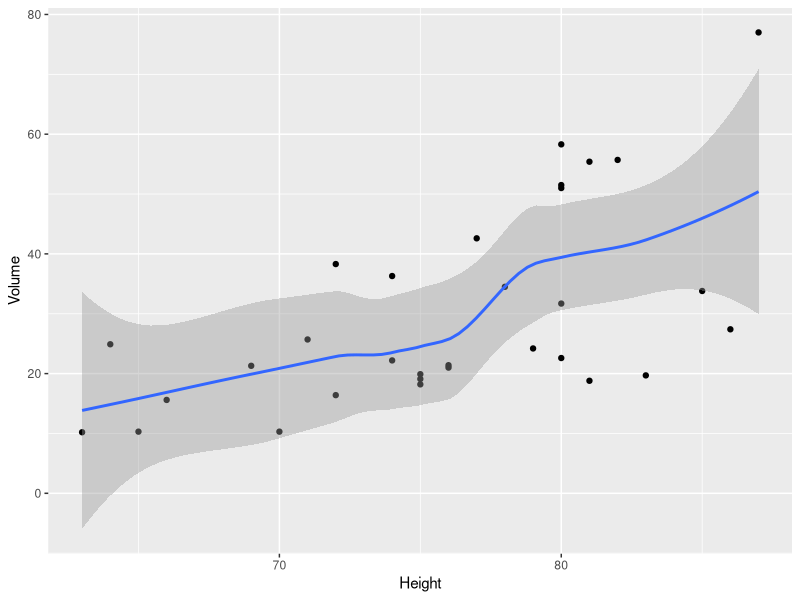
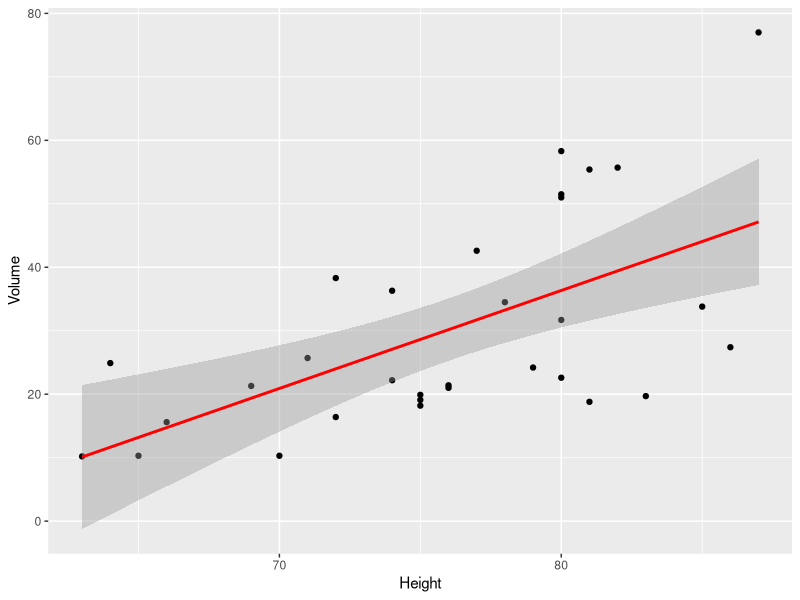
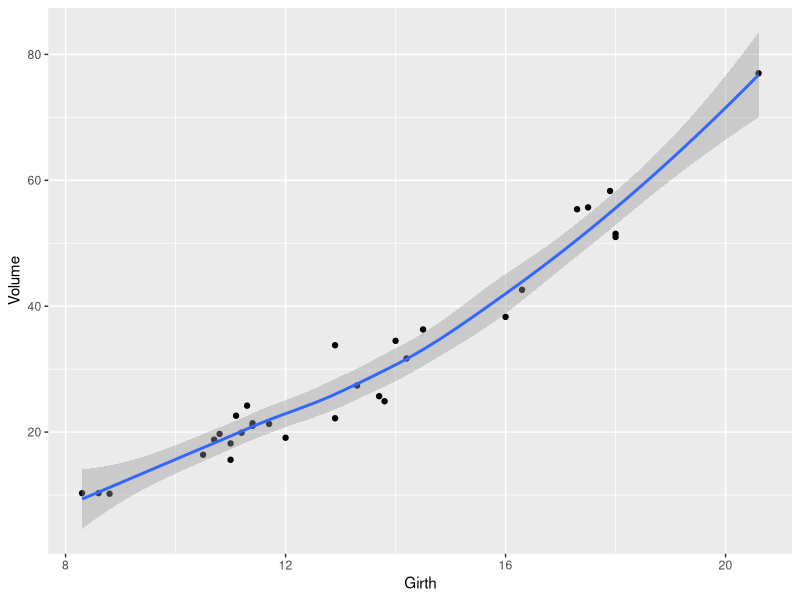
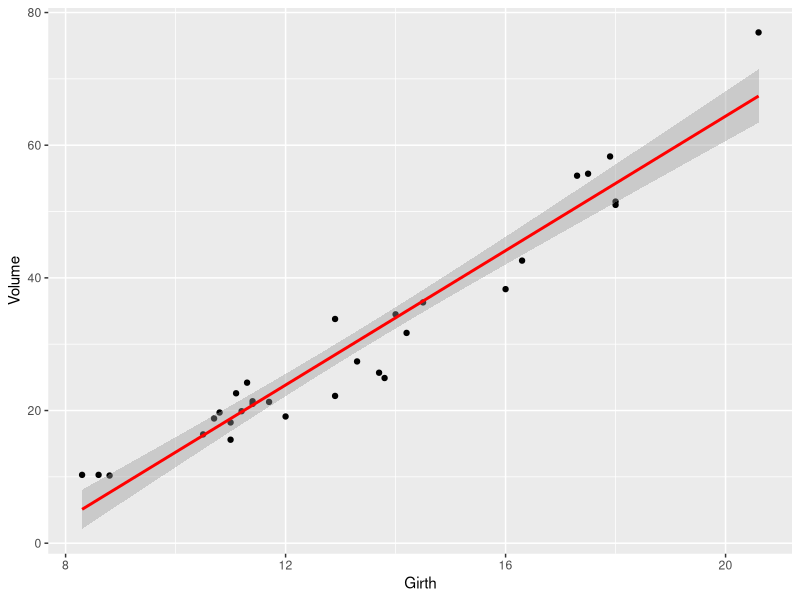
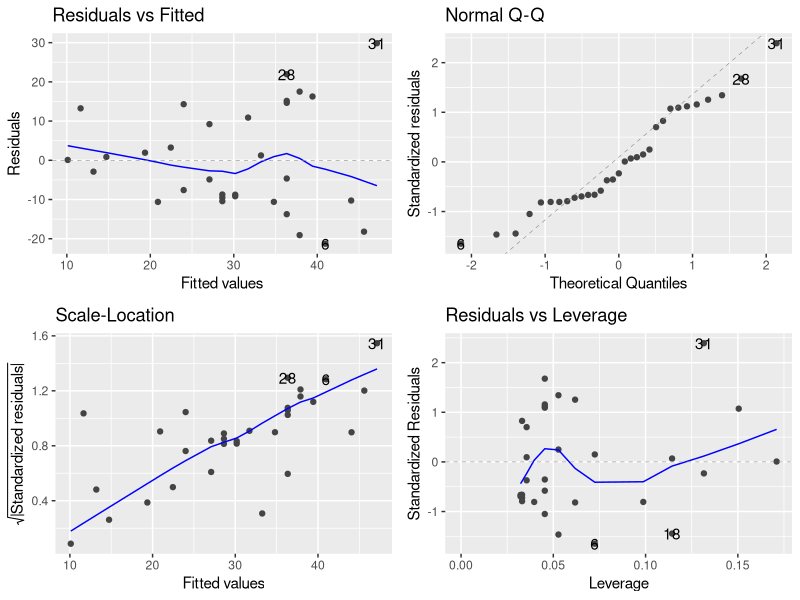
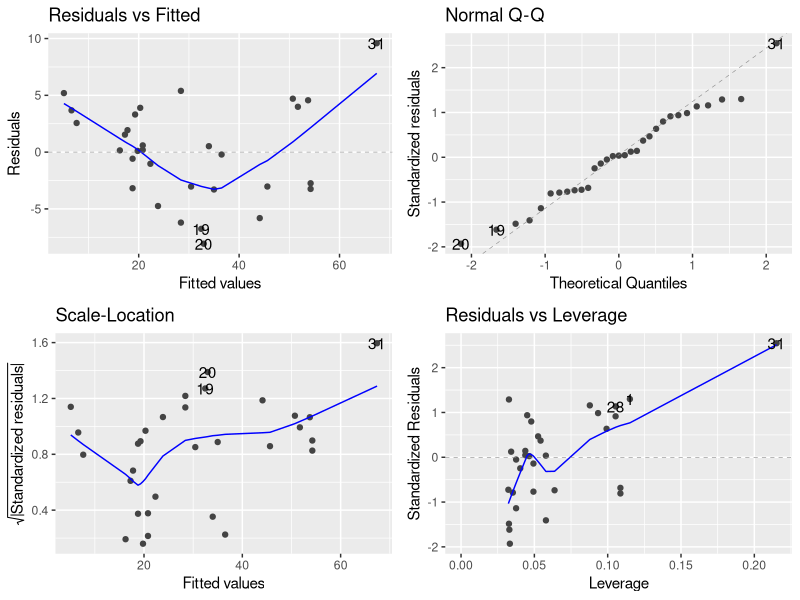
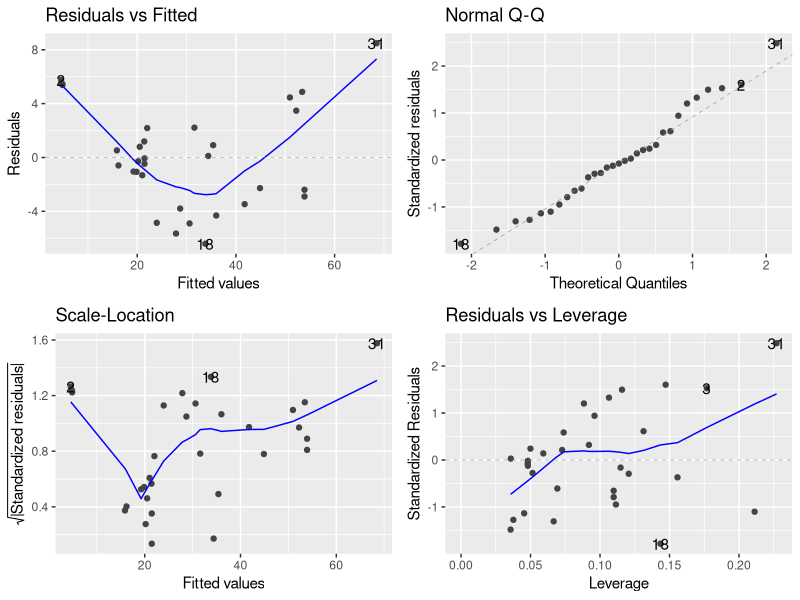
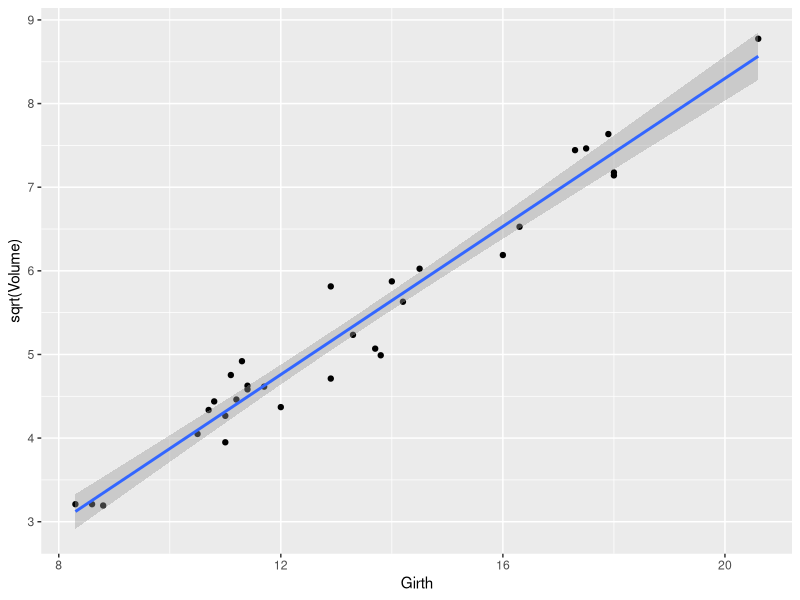

Write R code to recreate these figures, in order.
## ---- chunk 1
knitr::opts_chunk$set(echo = TRUE)
## ---- chunk 2
# inspect the dataset
head(trees)
str(trees)
## ---- chunk 3
## lm #####################################################################
# create linear models & check summaries

# Height
# tree_lm = lm(trees$Volume ~ trees$Height) # equivalent, harder to read
tree_lm1 = lm(Volume ~ Height, data = trees)
summary(tree_lm1)

# Girth
tree_lm2 = lm(Volume ~ Girth, data = trees)
summary(tree_lm2)

# Height + Girth
tree_lm3 = lm(Volume ~ Height + Girth, data = trees)
summary(tree_lm3)
## ---- chunk 4
# load the ggplot library
library(ggplot2)

###################################################################################
## 1) create a plot of Volume ~ Height using ggplot

# a) simple plot -- show the data points + a smoothened line
ggplot(trees, aes(x=Height, y=Volume))+
    geom_point() +
    geom_smooth()

# b) plot datapoints with linear regression line, in RED
ggplot(trees, aes(x=Height, y=Volume))+
    geom_point() +
    stat_smooth(method="lm", col="red")


###################################################################################
## 2) plot Volume ~ Girth

# a) simple plot -- datapoints and smoothened line
ggplot(trees, aes(x=Girth, y=Volume))+
    geom_point() +
    geom_smooth()

# b) plot datapoints with linear regression line, in RED
ggplot(trees, aes(x=Girth, y=Volume))+
    geom_point() +
    stat_smooth(method="lm", col="red")

## ---- chunk 5
# load the ggfortigy library
# install.packages("ggfortify") -- uncomment if you haven't already loaded the package
library(ggfortify)

# use autoplot to check on the different models
autoplot(tree_lm1)
autoplot(tree_lm2)
autoplot(tree_lm3)
## ---- chunk 6
# make a linear model and look at the summary
model = lm(sqrt(Volume) ~ Girth, data = trees)
summary(model)

# use ggplot to make a plot of the transformed data
# using `stat_smooth` to show the regression line
ggplot(trees, aes(x=Girth, y=sqrt(Volume))) +
    geom_point() +
    stat_smooth(method="lm")

# check out the diagnostic plots for the residuals
autoplot(model)
## ---- chunk 7
test_set = data.frame(Girth = sort(runif(20, min=min(trees$Girth),
                                             max=max(trees$Girth))))
pred_data = data.frame(predict.lm(model, newdata = test_set, interval = "predict"))
test_set = cbind(test_set,
                 VolumeSqrt = pred_data$fit,
                 lwr = pred_data$lwr, 
                 upr = pred_data$upr)
test_set

## ---- chunk 8

ggplot() +
    stat_smooth(method="lm", data = trees, aes(x=Girth, y=sqrt(Volume)), 
                col="darkgray") +
    geom_point(data = trees, aes(x=Girth, sqrt(Volume)), 
               col="midnightblue") +
    
    geom_point(data = test_set, aes(Girth, VolumeSqrt), col="red") +
    geom_line(data = test_set, aes(Girth, lwr),
              color = "red", linetype = "dashed") +
    geom_line(data = test_set, aes(Girth, upr),
              color = "red", linetype = "dashed") +

    ggtitle("trees Volume prediction -- training data (black) + test data (red)") +
    xlab("Girth") + ylab("sqrt(Volume)")
